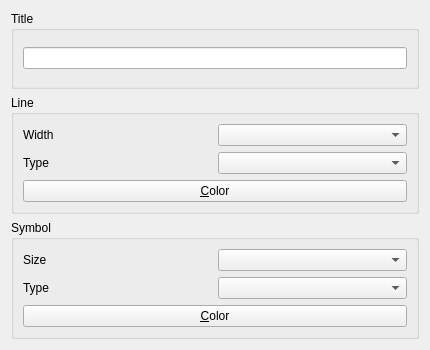
<?xml version="1.0" encoding="UTF-8"?>
<ui version="4.0">
 <class>Sys_CurveSettings_Wid</class>
 <widget class="QWidget" name="Sys_CurveSettings_Wid">
  <property name="geometry">
   <rect>
    <x>0</x>
    <y>0</y>
    <width>430</width>
    <height>350</height>
   </rect>
  </property>
  <property name="windowTitle">
   <string>Form</string>
  </property>
  <layout class="QVBoxLayout" name="verticalLayout_2">
   <item>
    <widget class="QGroupBox" name="groupBox_title">
     <property name="title">
      <string>Title</string>
     </property>
     <layout class="QHBoxLayout" name="horizontalLayout">
      <item>
       <widget class="QLineEdit" name="lineEdit_title"/>
      </item>
     </layout>
    </widget>
   </item>
   <item>
    <widget class="QGroupBox" name="groupBox_curve">
     <property name="title">
      <string>Line</string>
     </property>
     <layout class="QVBoxLayout" name="verticalLayout_3">
      <item>
       <layout class="QGridLayout" name="gridLayout">
        <item row="0" column="0">
         <widget class="QLabel" name="label">
          <property name="text">
           <string>Width</string>
          </property>
         </widget>
        </item>
        <item row="0" column="1">
         <widget class="QComboBox" name="comboBox_line_width"/>
        </item>
        <item row="1" column="0">
         <widget class="QLabel" name="label_2">
          <property name="text">
           <string>Type</string>
          </property>
         </widget>
        </item>
        <item row="1" column="1">
         <widget class="QComboBox" name="comboBox_line_type"/>
        </item>
       </layout>
      </item>
      <item>
       <widget class="QPushButton" name="pushButton_line_color">
        <property name="text">
         <string>&amp;Color</string>
        </property>
       </widget>
      </item>
     </layout>
    </widget>
   </item>
   <item>
    <widget class="QGroupBox" name="groupBox_symbol">
     <property name="title">
      <string>Symbol</string>
     </property>
     <layout class="QVBoxLayout" name="verticalLayout_4">
      <item>
       <layout class="QGridLayout" name="gridLayout_2">
        <item row="0" column="0">
         <widget class="QLabel" name="label_3">
          <property name="text">
           <string>Size</string>
          </property>
         </widget>
        </item>
        <item row="0" column="1">
         <widget class="QComboBox" name="comboBox_sym_width"/>
        </item>
        <item row="1" column="0">
         <widget class="QLabel" name="label_4">
          <property name="text">
           <string>Type</string>
          </property>
         </widget>
        </item>
        <item row="1" column="1">
         <widget class="QComboBox" name="comboBox_sym_type"/>
        </item>
       </layout>
      </item>
      <item>
       <widget class="QPushButton" name="pushButton_sym_color">
        <property name="text">
         <string>&amp;Color</string>
        </property>
       </widget>
      </item>
     </layout>
    </widget>
   </item>
  </layout>
 </widget>
 <resources/>
 <connections/>
</ui>
